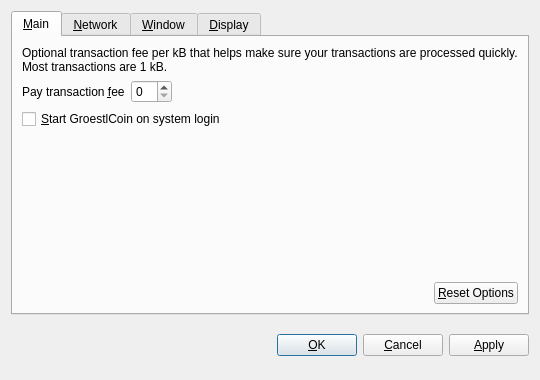
<?xml version="1.0" encoding="UTF-8"?>
<ui version="4.0">
 <class>OptionsDialog</class>
 <widget class="QDialog" name="OptionsDialog">
  <property name="geometry">
   <rect>
    <x>0</x>
    <y>0</y>
    <width>540</width>
    <height>380</height>
   </rect>
  </property>
  <property name="windowTitle">
   <string>Options</string>
  </property>
  <property name="modal">
   <bool>true</bool>
  </property>
  <layout class="QVBoxLayout" name="verticalLayout">
   <item>
    <widget class="QTabWidget" name="tabWidget">
     <property name="tabPosition">
      <enum>QTabWidget::North</enum>
     </property>
     <property name="currentIndex">
      <number>0</number>
     </property>
     <widget class="QWidget" name="tabMain">
      <attribute name="title">
       <string>&amp;Main</string>
      </attribute>
      <layout class="QVBoxLayout" name="verticalLayout_Main">
       <item>
        <widget class="QLabel" name="transactionFeeInfoLabel">
         <property name="text">
          <string>Optional transaction fee per kB that helps make sure your transactions are processed quickly. Most transactions are 1 kB.</string>
         </property>
         <property name="textFormat">
          <enum>Qt::PlainText</enum>
         </property>
         <property name="wordWrap">
          <bool>true</bool>
         </property>
        </widget>
       </item>
       <item>
        <layout class="QHBoxLayout" name="horizontalLayout_1_Main">
         <item>
          <widget class="QLabel" name="transactionFeeLabel">
           <property name="text">
            <string>Pay transaction &amp;fee</string>
           </property>
           <property name="textFormat">
            <enum>Qt::PlainText</enum>
           </property>
           <property name="buddy">
            <cstring>transactionFee</cstring>
           </property>
          </widget>
         </item>
         <item>
          <widget class="BitcoinAmountField" name="transactionFee"/>
         </item>
         <item>
          <spacer name="horizontalSpacer_1_Main">
           <property name="orientation">
            <enum>Qt::Horizontal</enum>
           </property>
           <property name="sizeHint" stdset="0">
            <size>
             <width>40</width>
             <height>20</height>
            </size>
           </property>
          </spacer>
         </item>
        </layout>
       </item>
       <item>
        <widget class="QCheckBox" name="bitcoinAtStartup">
         <property name="toolTip">
          <string>Automatically start GroestlCoin after logging in to the system.</string>
         </property>
         <property name="text">
          <string>&amp;Start GroestlCoin on system login</string>
         </property>
        </widget>
       </item>
       <item>
        <spacer name="verticalSpacer_Main">
         <property name="orientation">
          <enum>Qt::Vertical</enum>
         </property>
         <property name="sizeHint" stdset="0">
          <size>
           <width>20</width>
           <height>40</height>
          </size>
         </property>
        </spacer>
       </item>
       <item>
        <layout class="QHBoxLayout" name="horizontalLayout_2_Main">
         <item>
          <spacer name="horizontalSpacer_2_Main">
           <property name="orientation">
            <enum>Qt::Horizontal</enum>
           </property>
           <property name="sizeHint" stdset="0">
            <size>
             <width>40</width>
             <height>20</height>
            </size>
           </property>
          </spacer>
         </item>
         <item>
          <widget class="QPushButton" name="resetButton">
           <property name="toolTip">
            <string>Reset all client options to default.</string>
           </property>
           <property name="text">
            <string>&amp;Reset Options</string>
           </property>
           <property name="autoDefault">
            <bool>false</bool>
           </property>
          </widget>
         </item>
        </layout>
       </item>
      </layout>
     </widget>
     <widget class="QWidget" name="tabNetwork">
      <attribute name="title">
       <string>&amp;Network</string>
      </attribute>
      <layout class="QVBoxLayout" name="verticalLayout_Network">
       <item>
        <widget class="QCheckBox" name="mapPortUpnp">
         <property name="toolTip">
          <string>Automatically open the GroestlCoin client port on the router. This only works when your router supports UPnP and it is enabled.</string>
         </property>
         <property name="text">
          <string>Map port using &amp;UPnP</string>
         </property>
        </widget>
       </item>
       <item>
        <widget class="QCheckBox" name="connectSocks">
         <property name="toolTip">
          <string>Connect to the GroestlCoin network through a SOCKS proxy (e.g. when connecting through Tor).</string>
         </property>
         <property name="text">
          <string>&amp;Connect through SOCKS proxy:</string>
         </property>
        </widget>
       </item>
       <item>
        <layout class="QHBoxLayout" name="horizontalLayout_Network">
         <item>
          <widget class="QLabel" name="proxyIpLabel">
           <property name="text">
            <string>Proxy &amp;IP:</string>
           </property>
           <property name="textFormat">
            <enum>Qt::PlainText</enum>
           </property>
           <property name="buddy">
            <cstring>proxyIp</cstring>
           </property>
          </widget>
         </item>
         <item>
          <widget class="QValidatedLineEdit" name="proxyIp">
           <property name="maximumSize">
            <size>
             <width>140</width>
             <height>16777215</height>
            </size>
           </property>
           <property name="toolTip">
            <string>IP address of the proxy (e.g. 127.0.0.1)</string>
           </property>
          </widget>
         </item>
         <item>
          <widget class="QLabel" name="proxyPortLabel">
           <property name="text">
            <string>&amp;Port:</string>
           </property>
           <property name="textFormat">
            <enum>Qt::PlainText</enum>
           </property>
           <property name="buddy">
            <cstring>proxyPort</cstring>
           </property>
          </widget>
         </item>
         <item>
          <widget class="QLineEdit" name="proxyPort">
           <property name="maximumSize">
            <size>
             <width>55</width>
             <height>16777215</height>
            </size>
           </property>
           <property name="toolTip">
            <string>Port of the proxy (e.g. 9050)</string>
           </property>
          </widget>
         </item>
         <item>
          <widget class="QLabel" name="socksVersionLabel">
           <property name="text">
            <string>SOCKS &amp;Version:</string>
           </property>
           <property name="textFormat">
            <enum>Qt::PlainText</enum>
           </property>
           <property name="buddy">
            <cstring>socksVersion</cstring>
           </property>
          </widget>
         </item>
         <item>
          <widget class="QValueComboBox" name="socksVersion">
           <property name="toolTip">
            <string>SOCKS version of the proxy (e.g. 5)</string>
           </property>
          </widget>
         </item>
         <item>
          <spacer name="horizontalSpacer_Network">
           <property name="orientation">
            <enum>Qt::Horizontal</enum>
           </property>
           <property name="sizeHint" stdset="0">
            <size>
             <width>40</width>
             <height>20</height>
            </size>
           </property>
          </spacer>
         </item>
        </layout>
       </item>
       <item>
        <spacer name="verticalSpacer_Network">
         <property name="orientation">
          <enum>Qt::Vertical</enum>
         </property>
         <property name="sizeHint" stdset="0">
          <size>
           <width>20</width>
           <height>40</height>
          </size>
         </property>
        </spacer>
       </item>
      </layout>
     </widget>
     <widget class="QWidget" name="tabWindow">
      <attribute name="title">
       <string>&amp;Window</string>
      </attribute>
      <layout class="QVBoxLayout" name="verticalLayout_Window">
       <item>
        <widget class="QCheckBox" name="minimizeToTray">
         <property name="toolTip">
          <string>Show only a tray icon after minimizing the window.</string>
         </property>
         <property name="text">
          <string>&amp;Minimize to the tray instead of the taskbar</string>
         </property>
        </widget>
       </item>
       <item>
        <widget class="QCheckBox" name="minimizeOnClose">
         <property name="toolTip">
          <string>Minimize instead of exit the application when the window is closed. When this option is enabled, the application will be closed only after selecting Quit in the menu.</string>
         </property>
         <property name="text">
          <string>M&amp;inimize on close</string>
         </property>
        </widget>
       </item>
       <item>
        <spacer name="verticalSpacer_Window">
         <property name="orientation">
          <enum>Qt::Vertical</enum>
         </property>
         <property name="sizeHint" stdset="0">
          <size>
           <width>20</width>
           <height>40</height>
          </size>
         </property>
        </spacer>
       </item>
      </layout>
     </widget>
     <widget class="QWidget" name="tabDisplay">
      <attribute name="title">
       <string>&amp;Display</string>
      </attribute>
      <layout class="QVBoxLayout" name="verticalLayout_Display">
       <item>
        <layout class="QHBoxLayout" name="horizontalLayout_1_Display">
         <item>
          <widget class="QLabel" name="langLabel">
           <property name="text">
            <string>User Interface &amp;language:</string>
           </property>
           <property name="textFormat">
            <enum>Qt::PlainText</enum>
           </property>
           <property name="buddy">
            <cstring>lang</cstring>
           </property>
          </widget>
         </item>
         <item>
          <widget class="QValueComboBox" name="lang">
           <property name="toolTip">
            <string>The user interface language can be set here. This setting will take effect after restarting GroestlCoin.</string>
           </property>
          </widget>
         </item>
        </layout>
       </item>
       <item>
        <layout class="QHBoxLayout" name="horizontalLayout_2_Display">
         <item>
          <widget class="QLabel" name="unitLabel">
           <property name="text">
            <string>&amp;Unit to show amounts in:</string>
           </property>
           <property name="textFormat">
            <enum>Qt::PlainText</enum>
           </property>
           <property name="buddy">
            <cstring>unit</cstring>
           </property>
          </widget>
         </item>
         <item>
          <widget class="QValueComboBox" name="unit">
           <property name="toolTip">
            <string>Choose the default subdivision unit to show in the interface and when sending coins.</string>
           </property>
          </widget>
         </item>
        </layout>
       </item>
       <item>
        <widget class="QCheckBox" name="displayAddresses">
         <property name="toolTip">
          <string>Whether to show GroestlCoin addresses in the transaction list or not.</string>
         </property>
         <property name="text">
          <string>&amp;Display addresses in transaction list</string>
         </property>
        </widget>
       </item>
       <item>
        <spacer name="verticalSpacer_Display">
         <property name="orientation">
          <enum>Qt::Vertical</enum>
         </property>
         <property name="sizeHint" stdset="0">
          <size>
           <width>20</width>
           <height>40</height>
          </size>
         </property>
        </spacer>
       </item>
      </layout>
     </widget>
    </widget>
   </item>
   <item>
    <layout class="QHBoxLayout" name="horizontalLayout_Buttons">
     <item>
      <spacer name="horizontalSpacer_1">
       <property name="orientation">
        <enum>Qt::Horizontal</enum>
       </property>
       <property name="sizeHint" stdset="0">
        <size>
         <width>40</width>
         <height>48</height>
        </size>
       </property>
      </spacer>
     </item>
     <item>
      <widget class="QLabel" name="statusLabel">
       <property name="font">
        <font>
         <weight>75</weight>
         <bold>true</bold>
        </font>
       </property>
       <property name="text">
        <string/>
       </property>
       <property name="textFormat">
        <enum>Qt::PlainText</enum>
       </property>
       <property name="wordWrap">
        <bool>true</bool>
       </property>
      </widget>
     </item>
     <item>
      <spacer name="horizontalSpacer_2">
       <property name="orientation">
        <enum>Qt::Horizontal</enum>
       </property>
       <property name="sizeHint" stdset="0">
        <size>
         <width>40</width>
         <height>48</height>
        </size>
       </property>
      </spacer>
     </item>
     <item>
      <widget class="QPushButton" name="okButton">
       <property name="text">
        <string>&amp;OK</string>
       </property>
      </widget>
     </item>
     <item>
      <widget class="QPushButton" name="cancelButton">
       <property name="text">
        <string>&amp;Cancel</string>
       </property>
       <property name="autoDefault">
        <bool>false</bool>
       </property>
      </widget>
     </item>
     <item>
      <widget class="QPushButton" name="applyButton">
       <property name="text">
        <string>&amp;Apply</string>
       </property>
       <property name="autoDefault">
        <bool>false</bool>
       </property>
      </widget>
     </item>
    </layout>
   </item>
  </layout>
 </widget>
 <customwidgets>
  <customwidget>
   <class>BitcoinAmountField</class>
   <extends>QSpinBox</extends>
   <header>bitcoinamountfield.h</header>
  </customwidget>
  <customwidget>
   <class>QValueComboBox</class>
   <extends>QComboBox</extends>
   <header>qvaluecombobox.h</header>
  </customwidget>
  <customwidget>
   <class>QValidatedLineEdit</class>
   <extends>QLineEdit</extends>
   <header>qvalidatedlineedit.h</header>
  </customwidget>
 </customwidgets>
 <resources/>
 <connections/>
</ui>
